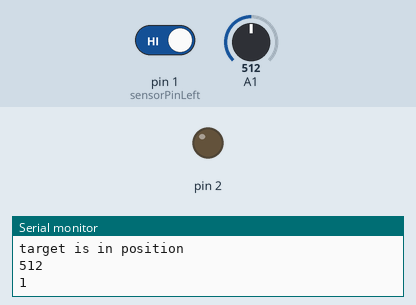
Bench run of a sketch on a simulated Teensy 4. Shown: output pins drawn as LEDs (lit = HIGH), the last lines printed to the serial monitor. The test bench sets the inputs (shaded band); at power-on: pin 1 (sensorPinLeft) HIGH, A1 = 512. Random numbers use the default seed unless the sketch sets one.

Above: at 1.7 s.
1.8 s: pin 1 (sensorPinLeft) driven LOW
At 3.1 s:
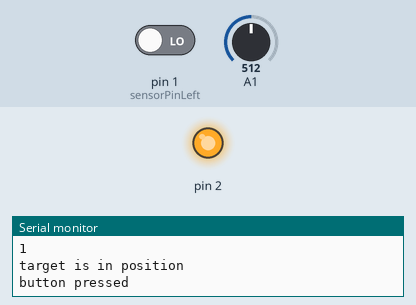
3.6 s: pin 1 (sensorPinLeft) driven HIGH
At 7.6 s:
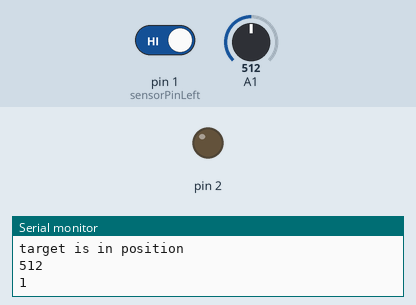
Timing chart, 0 to 9.1 s (numbered marks = the images above; inputs shaded):
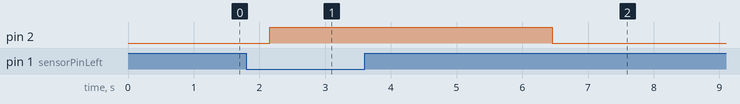

The sketch:

PistolShowDown.ino
```cpp
#include <Bounce.h>

int sensorPinRight = 0;
int sensorPinLeft = 1;
int button1Pin = 1;
bool targeted = false;
bool targetLeft = false;
bool targetRight = false;
int lightValue = 0;
bool shoot = false;
int i;


Bounce button1 = Bounce(button1Pin, 5);

void setup() {
  Serial.begin(9600);
  i = random(0, 2);
  delay(500);
  ChooseTarget(i);
  pinMode(sensorPinRight, INPUT);
  pinMode(sensorPinLeft, INPUT);
  pinMode(button1Pin, INPUT_PULLUP);
  pinMode(2, OUTPUT);
}

void GameLogic() {

  IsInSight(i);
  IsButtonPressed();

}

void loop() {
  Serial.println(analogRead(i));
    Serial.println(i);
  delay(150);
  GameLogic();
  button1.update();
}

static void Shoot() {
  usbMIDI.sendControlChange(1, 127, 3);
  //Serial.println("Target is dead");

  if(targetLeft == true){
    targetLeft = false;
    }
  else if(targetRight == true){
    targetRight = false;
    }
    i = random(0,2);
    delay(2000);
    ChooseTarget(i);
}

void IsInSight(int i) {
  if (analogRead(i) > 300) {
    Serial.println("target is in position");
    targeted = true;
  }
  else {
    targeted = false;
  }
}

void ChooseTarget(int input) {

  if (targetRight || targetLeft) {
    return;
  }
  // Play Sound in Right Speaker
  if (input == 0) {
    usbMIDI.sendControlChange(3,0,3);
    targetRight = true;
  }
  else if (input == 1) {
    // Play Sound In Left Side
    usbMIDI.sendControlChange(4,0,4);
    targetLeft = true;
  }
}

void IsButtonPressed() {
  if (button1.fallingEdge()) {
    digitalWrite(2, 1);
    shoot = true;
    Serial.println("button pressed");
    usbMIDI.sendControlChange(1, 127, 9);
  }

  if (button1.risingEdge()) {
    digitalWrite(2, 0);
    shoot = false;
    Serial.println("button released");
  }

  if (targeted && shoot) {
    Shoot();
  }
}
```

Measured:
- after the input at 1.8 s, pin 2: LOW → HIGH after 0.36 s
- after the input at 3.6 s, pin 2: HIGH → LOW after 2.9 s
